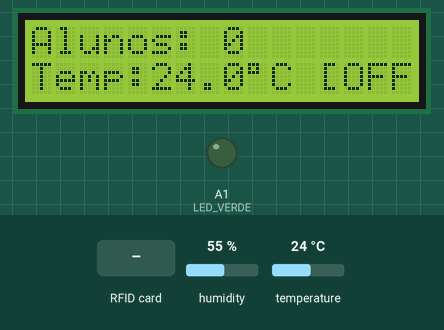
Simulated run of this sketch. Board: Arduino Uno, built with avr-gcc and run on an emulated ATmega328P. Parts: 16×2 character LCD, output pins drawn as LEDs (lit = HIGH). The inputs (shaded band) are chosen by the test bench; at power-on: temperature 24 °C, humidity 55 %. Pins used as bus, display or sensor lines are not drawn; what the sketch prints to the serial monitor is not drawn.

Above: at 4.5 s.
4.6 s: temperature set to 11 °C
At 7.1 s:
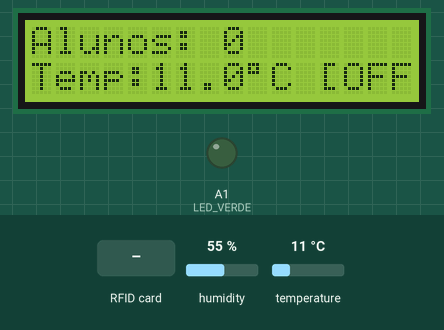
7.8 s: temperature set to 8 °C
At 9.8 s:
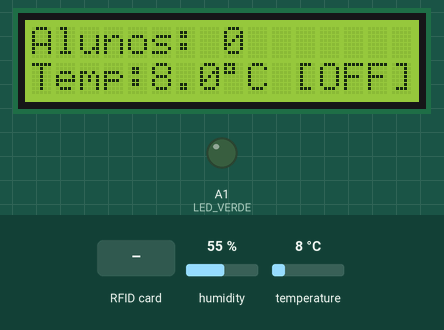
10.8 s: RFID card A3 39 82 11 held to the reader
At 12.0 s:
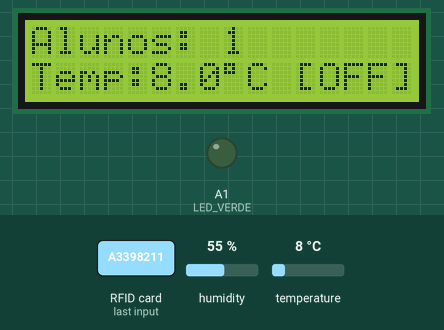
12.3 s: temperature set to 26 °C
At 13.6 s:
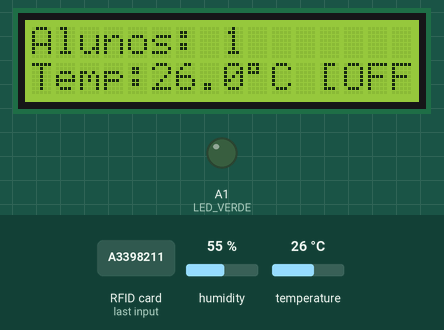
13.9 s: temperature set to 29 °C
At 16.5 s:
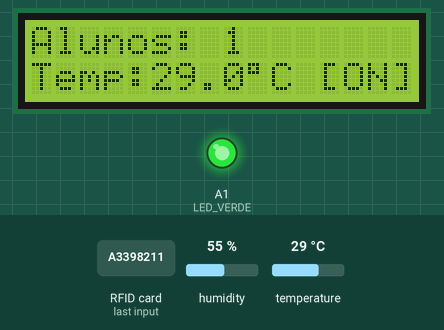
16.9 s: RFID card 33 15 78 09 held to the reader
At 18.0 s:
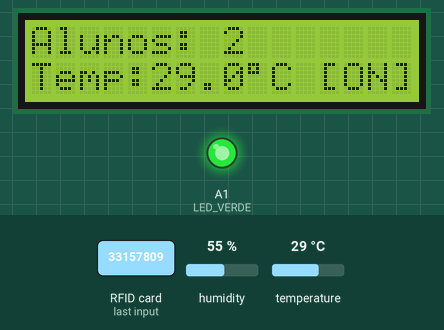
Timing chart, 0 to 19.4 s (numbered marks = the images above; inputs shaded):
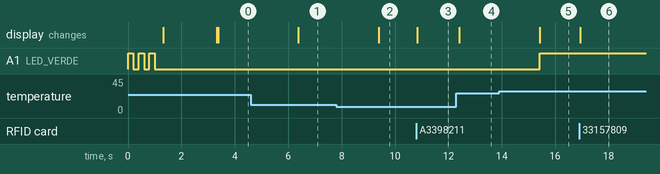

Measured:
- the behaviour switches between 10 and 9 °C on temperature (found by bisection; images 1 and 2)
- the behaviour switches between 27 and 28 °C on temperature (found by bisection; images 4 and 5)
- after the input at 4.6 s, the display: changes after 1.8 s (image 1)
- after the input at 7.8 s, the display: changes after 1.6 s (image 2)
- after the input at 10.8 s, the display: changes at once (image 3)
- after the input at 12.3 s, the display: changes after 0.11 s (image 4)
- after the input at 13.9 s, A1 (LED_VERDE): LOW → HIGH after 1.5 s; the display: changes after 1.5 s (image 5)
- after the input at 16.9 s, the display: changes at once (image 6)

The sketch:

arduino.ino
```cpp
// ============================================================
//  CONTROLE AUTOMÁTICO DE VENTILAÇÃO
//  Sensores: RFID RC522 + DHT11
//  Saídas:   LED Verde, LCD 16x2
//  Comunicação: Serial USB → Raspberry Pi
// ============================================================

// Importa a biblioteca de comunicação SPI (necessária para o RFID)
#include <SPI.h>

// Importa a biblioteca do módulo RFID RC522
#include <MFRC522.h>

// Importa a biblioteca do sensor de temperatura e umidade DHT
#include <DHT.h>

// Importa a biblioteca do display LCD no modo paralelo
#include <LiquidCrystal.h>

// ── Define os pinos do RFID ──────────────────────────────────
#define SS_PIN   10   // Pino SDA do RC522 (Chip Select do SPI)
#define RST_PIN  9    // Pino de reset do RC522

// ── Define os pinos das saídas ───────────────────────────────
#define DHT_PIN    2  // Pino de dados do sensor DHT11
#define LED_VERDE  A1 // Pino do LED verde (indica sistema ativo)

// ── Define o tipo do sensor de temperatura ───────────────────
#define DHT_TYPE DHT11  // Modelo do sensor (DHT11 no hardware real)

// ── Cria os objetos dos componentes ─────────────────────────
MFRC522 rfid(SS_PIN, RST_PIN);   // Objeto do módulo RFID
DHT     dht(DHT_PIN, DHT_TYPE);  // Objeto do sensor de temperatura

// LCD no modo paralelo 4 bits: RS=3, EN=4, D4=5, D5=6, D6=7, D7=8
LiquidCrystal lcd(3, 4, 5, 6, 7, 8);

// ── Variáveis de controle ────────────────────────────────────

// Guarda quantos alunos estão presentes na sala
int alunosPresentes = 0;

// Guarda o UID do último cartão lido (para anti-bounce)
String ultimoCartao = "";

// Guarda o momento da última leitura de cartão (em milissegundos)
unsigned long ultimaLeitura = 0;

// Guarda o momento em que o LCD foi "bloqueado" para exibir mensagem temporária
unsigned long tempoBloqueioLCD = 0;

// Flag que indica se o LCD está exibindo uma mensagem temporária
bool lcdBloqueado = false;

// Temperatura limite para ligar o sistema (pode ser alterada via serial)
float TEMP_LIMITE = 28.0;

// ── Cartões RFID cadastrados ─────────────────────────────────
// Cada cartão tem 4 bytes de UID no formato hexadecimal
// Para descobrir o UID, use o sketch de teste do RFID
const byte CARTOES[][4] = {
  {0xA3, 0x39, 0x82, 0x11},  // Cartão do aluno 1
  {0x33, 0x15, 0x78, 0x09},  // Cartão do aluno 2
};

// Calcula automaticamente quantos cartões existem na tabela
const int TOTAL_CARTOES = sizeof(CARTOES) / sizeof(CARTOES[0]);

// Array que guarda se cada cartão está dentro ou fora da sala
// true = aluno está dentro | false = aluno está fora
bool cartaoPresente[10] = {false};

// Buffer para montar os comandos recebidos via serial caractere a caractere
String bufferSerial = "";

// ============================================================
//  SETUP — Executado uma única vez ao ligar o Arduino
// ============================================================
void setup() {

  // Inicia a comunicação serial com o Raspberry Pi a 9600 baud
  Serial.begin(9600);

  // Configura o pino do LED como saída
  pinMode(LED_VERDE, OUTPUT);

  // Garante que o LED começa apagado
  digitalWrite(LED_VERDE, LOW);

  // Pisca o LED 3 vezes para confirmar que o sistema iniciou
  for (int i = 0; i < 3; i++) {
    digitalWrite(LED_VERDE, HIGH); // Acende o LED
    delay(200);                    // Aguarda 200ms
    digitalWrite(LED_VERDE, LOW);  // Apaga o LED
    delay(200);                    // Aguarda 200ms
  }

  // Inicia o barramento SPI (necessário para o RFID)
  SPI.begin();

  // Inicializa o módulo RFID RC522
  rfid.PCD_Init();

  // Define o ganho máximo da antena do RFID para melhor alcance
  rfid.PCD_SetAntennaGain(rfid.RxGain_max);

  // Inicia o sensor de temperatura DHT
  dht.begin();

  // Inicia o LCD com 16 colunas e 2 linhas
  lcd.begin(16, 2);

  // Exibe mensagem de boas-vindas na linha 1
  lcd.setCursor(0, 0);
  lcd.print("  Ventilacao    ");

  // Exibe mensagem de boas-vindas na linha 2
  lcd.setCursor(0, 1);
  lcd.print("  Automatica    ");

  // Aguarda 2 segundos para o usuário ver a mensagem
  delay(2000);

  // Limpa o LCD para começar a exibir os dados reais
  lcd.clear();

  // Informa ao Raspberry Pi que o sistema iniciou
  Serial.println("Sistema iniciado!");

  // Envia o limite de temperatura atual para o Raspberry Pi
  Serial.print("TEMP_LIMITE:");
  Serial.println(TEMP_LIMITE, 1);

  // Atualiza o LCD com a contagem inicial de alunos (zero)
  atualizarDisplay();
}

// ============================================================
//  LOOP — Executado repetidamente enquanto o Arduino estiver ligado
// ============================================================
void loop() {

  // Verifica se chegou algum comando do Raspberry Pi via serial
  verificarComandoSerial();

  // Verifica se algum cartão RFID foi aproximado
  verificarCartao();

  // Verifica a temperatura e decide se liga ou desliga o sistema
  verificarTemperatura();

  // Verifica se o LCD pode voltar a exibir os dados normais
  liberarLCD();

  // Sem delay aqui — o loop roda o mais rápido possível
  // para não perder leituras do RFID
}

// ============================================================
//  Lê comandos enviados pelo Raspberry Pi via serial
//  Usa leitura não-bloqueante (caractere por caractere)
//  para não travar o loop e perder leituras do RFID
// ============================================================
void verificarComandoSerial() {

  // Enquanto houver bytes disponíveis na serial, lê um por vez
  while (Serial.available()) {

    // Lê o próximo caractere disponível
    char c = Serial.read();

    // Se encontrou fim de linha, o comando está completo
    if (c == '\n') {

      // Remove espaços e quebras de linha extras
      bufferSerial.trim();

      // Verifica se o comando é para alterar o limite de temperatura
      if (bufferSerial.startsWith("SETTEMP:")) {

        // Extrai o valor numérico após "SETTEMP:"
        float novo = bufferSerial.substring(8).toFloat();

        // Valida se o valor está dentro do intervalo permitido (10 a 40°C)
        if (novo >= 10.0 && novo <= 40.0) {

          // Atualiza o limite de temperatura na memória
          TEMP_LIMITE = novo;

          // Confirma ao Raspberry Pi que o limite foi atualizado
          Serial.print("TEMP_LIMITE_ATUALIZADO:");
          Serial.println(TEMP_LIMITE, 1);

          // Exibe o novo limite brevemente no LCD
          lcd.setCursor(0, 1);
          lcd.print("Limite:");
          lcd.print(TEMP_LIMITE, 1);
          lcd.print((char)223); // Caractere especial do símbolo °
          lcd.print("C     ");

          // Bloqueia o LCD por 1.5s para mostrar a mensagem
          lcdBloqueado     = true;
          tempoBloqueioLCD = millis();

        } else {
          // Valor fora do intervalo — informa o erro
          Serial.println("ERRO: fora do range (10-40)");
        }
      }

      // Limpa o buffer para receber o próximo comando
      bufferSerial = "";

    } else {
      // Ainda não chegou o fim do comando — acumula o caractere
      bufferSerial += c;
    }
  }
}

// ============================================================
//  Libera o LCD após 1.5s de mensagem temporária
//  Usa millis() para não bloquear o loop com delay()
// ============================================================
void liberarLCD() {

  // Verifica se o LCD está bloqueado e se já passou 1.5 segundos
  if (lcdBloqueado && millis() - tempoBloqueioLCD >= 1500) {

    // Libera o LCD
    lcdBloqueado = false;

    // Atualiza o display com os dados normais
    atualizarDisplay();
  }
}

// ============================================================
//  Verifica se algum cartão RFID foi aproximado
//  Alterna o estado do aluno (entrada/saída) e atualiza a contagem
// ============================================================
void verificarCartao() {

  // Variáveis estáticas — mantêm o valor entre chamadas do loop
  static unsigned long ultimoReset    = 0; // Momento do último reset do RFID
  static unsigned long ultimaLeituraOk = 0; // Momento da última leitura bem-sucedida

  // Watchdog: se ficou 10s sem ler nenhum cartão, reinicia o módulo RFID
  // Isso resolve travamentos silenciosos que acontecem com o RC522
  if (millis() - ultimaLeituraOk > 10000 && millis() - ultimoReset > 10000) {
    rfid.PCD_Init();                        // Reinicia o módulo
    rfid.PCD_SetAntennaGain(rfid.RxGain_max); // Restaura o ganho máximo
    ultimoReset = millis();                 // Registra o momento do reset
  }

  // Se não há nenhum cartão novo no campo do leitor, encerra a função
  if (!rfid.PICC_IsNewCardPresent()) return;

  // Se não conseguiu ler o serial do cartão, encerra a função
  if (!rfid.PICC_ReadCardSerial()) return;

  // Registra o momento da última leitura bem-sucedida (para o watchdog)
  ultimaLeituraOk = millis();

  // Monta a string do UID lido em formato hexadecimal
  String uidStr = "";
  for (byte i = 0; i < rfid.uid.size; i++) {
    if (rfid.uid.uidByte[i] < 0x10) uidStr += "0"; // Adiciona zero à esquerda se necessário
    uidStr += String(rfid.uid.uidByte[i], HEX);     // Converte byte para hex
  }

  // Anti-bounce: ignora se o mesmo cartão foi lido há menos de 2 segundos
  // Evita que uma única passagem seja contada duas vezes
  if (uidStr == ultimoCartao && millis() - ultimaLeitura < 2000) {
    rfid.PICC_HaltA();      // Para a comunicação com o cartão
    rfid.PCD_StopCrypto1(); // Encerra a criptografia
    return;
  }

  // Atualiza o controle anti-bounce com o cartão atual
  ultimoCartao  = uidStr;
  ultimaLeitura = millis();

  // Envia o UID lido para o Raspberry Pi
  Serial.print("Cartao lido: ");
  Serial.println(uidStr);

  // Busca o cartão lido na tabela de cartões cadastrados
  int indice = buscarCartao(rfid.uid.uidByte, rfid.uid.size);

  // Verifica se o cartão está cadastrado
  if (indice >= 0) {

    // Se o cartão já estava dentro → é uma saída
    if (cartaoPresente[indice]) {
      cartaoPresente[indice] = false;                    // Marca como fora
      alunosPresentes = max(0, alunosPresentes - 1);    // Decrementa (mínimo 0)
      Serial.print("SAIDA:");                            // Informa ao Raspberry Pi

    } else {
      // Se o cartão estava fora → é uma entrada
      cartaoPresente[indice] = true; // Marca como dentro
      alunosPresentes++;             // Incrementa a contagem
      Serial.print("ENTRADA:");     // Informa ao Raspberry Pi
    }

    // Envia o UID e a nova contagem ao Raspberry Pi
    Serial.println(uidStr);
    Serial.print("ALUNOS:");
    Serial.println(alunosPresentes);

    // Atualiza o LCD com a nova contagem
    atualizarDisplay();

  } else {
    // Cartão não cadastrado — informa ao Raspberry Pi
    Serial.print("CARTAO_INVALIDO:");
    Serial.println(uidStr);
  }

  // Encerra a comunicação com o cartão atual
  rfid.PICC_HaltA();
  rfid.PCD_StopCrypto1();
}

// ============================================================
//  Lê a temperatura e decide se liga ou desliga o sistema
//  Executa a cada 3 segundos usando millis() (sem delay)
// ============================================================
void verificarTemperatura() {

  // Variável estática para controlar o intervalo de leitura
  static unsigned long ultimaLeituraTemp = 0;

  // Se ainda não passaram 3 segundos desde a última leitura, encerra
  if (millis() - ultimaLeituraTemp < 3000) return;

  // Registra o momento desta leitura
  ultimaLeituraTemp = millis();

  // Lê a temperatura em graus Celsius
  float temp = dht.readTemperature();

  // Lê a umidade relativa em percentual
  float umid = dht.readHumidity();

  // Verifica se as leituras são válidas (NaN = sensor não respondeu)
  if (isnan(temp) || isnan(umid)) {
    Serial.println("ERRO: DHT nao responde!");
    return;
  }

  // Envia temperatura e umidade ao Raspberry Pi no formato padrão
  Serial.print("TEMP:");
  Serial.print(temp, 1);   // Uma casa decimal
  Serial.print(";UMID:");
  Serial.println(umid, 1); // Uma casa decimal

  // Lógica de decisão:
  // Liga SE há alunos presentes E a temperatura está acima do limite
  bool ligar = (alunosPresentes > 0) && (temp >= TEMP_LIMITE);

  if (ligar) {
    // Condições atendidas — acende o LED e informa ao Raspberry Pi
    digitalWrite(LED_VERDE, HIGH);
    Serial.println("VENTILADOR:LIGADO");
  } else {
    // Condições não atendidas — apaga o LED e informa ao Raspberry Pi
    digitalWrite(LED_VERDE, LOW);
    Serial.println("VENTILADOR:DESLIGADO");
  }

  // Atualiza a linha 2 do LCD com temperatura e estado
  // Só atualiza se o LCD não estiver exibindo mensagem temporária
  if (!lcdBloqueado) {
    lcd.setCursor(0, 1);
    lcd.print("Temp:");
    lcd.print(temp, 1);
    lcd.print((char)223); // Símbolo °
    lcd.print("C ");
    if (ligar) {
      lcd.print("[ON] "); // Sistema ativo
    } else {
      lcd.print("[OFF]"); // Sistema inativo
    }
  }
}

// ============================================================
//  Atualiza a linha 1 do LCD com a contagem de alunos
// ============================================================
void atualizarDisplay() {

  // Só atualiza se o LCD não estiver exibindo mensagem temporária
  if (lcdBloqueado) return;

  // Posiciona o cursor no início da linha 1
  lcd.setCursor(0, 0);

  // Exibe a contagem de alunos
  lcd.print("Alunos: ");
  lcd.print(alunosPresentes);

  // Preenche o restante com espaços para limpar caracteres antigos
  lcd.print("       ");
}

// ============================================================
//  Busca um UID lido na tabela de cartões cadastrados
//  Retorna o índice do cartão se encontrado, -1 se não cadastrado
// ============================================================
int buscarCartao(byte* uid, byte tamanho) {

  // O RC522 lê UIDs de 4 bytes — qualquer outro tamanho é inválido
  if (tamanho != 4) return -1;

  // Percorre todos os cartões cadastrados
  for (int i = 0; i < TOTAL_CARTOES; i++) {
    bool igual = true;

    // Compara os 4 bytes do UID lido com o cartão cadastrado
    for (int j = 0; j < 4; j++) {
      if (uid[j] != CARTOES[i][j]) {
        igual = false; // Encontrou diferença — não é esse cartão
        break;
      }
    }

    // Se todos os 4 bytes batem, encontrou o cartão
    if (igual) return i;
  }

  // Nenhum cartão da tabela corresponde ao UID lido
  return -1;
}
```
